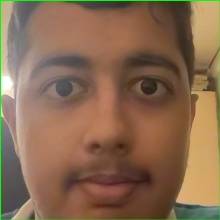
#> input picture Images/jones_gabriel/person.1.1.jpg, 220 x 220 px, found by its file name; its folder holds 4 pictures in this run
$ python face_reco_training.py
#> lines starting #> are read from the running program, lines starting #| are printed output that depends on the picture
from PIL import Image, UnidentifiedImageError
import os
import cv2
import numpy as np

def get_image_data():
    paths = [os.path.join('jones_gabriel', f)
             for f in os.listdir('jones_gabriel')
             if not f.startswith('.')]  # Skip hidden files
    faces = []
    ids = []
    for path in paths:
        try:
            image = Image.open(path).convert('L')
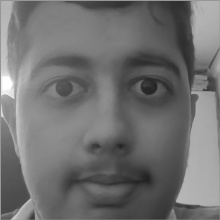
#> image: PIL image 220x220 L; min 33, max 255, mean 112.3
            image_np = np.array(image, 'uint8')
            id = int(path.split('.')[1])

            ids.append(id)
            faces.append(image_np)
        except UnidentifiedImageError:
            print(f"Skipped {path} because it's not a recognized image format.")
            continue  # Skip this file and move on to the next one
#> pass 2 of the loop in get_image_data, `for path in paths:`:
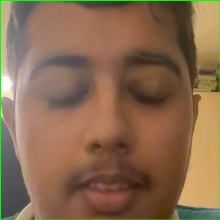
#> input picture Images/jones_gabriel/person.1.10.jpg, 220 x 220 px, found by its file name
#> in get_image_data, `image = Image.open(path).convert('L')`:
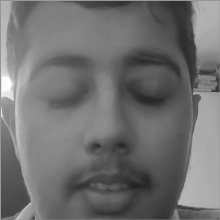
#> image: PIL image 220x220 L; min 32, max 255, mean 112
#> pass 3 of the loop in get_image_data, `for path in paths:`:
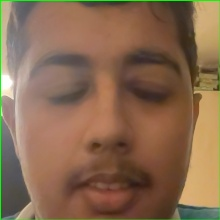
#> input picture Images/jones_gabriel/person.1.11.jpg, 220 x 220 px, found by its file name
#> in get_image_data, `image = Image.open(path).convert('L')`:
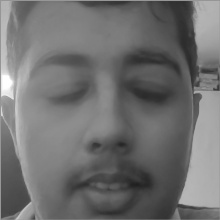
#> image: PIL image 220x220 L; min 31, max 255, mean 111.9
#> the loop made 4 passes; the first 3 are shown

    return np.array(ids), faces


ids, faces = get_image_data()


lbph_classifier = cv2.face.LBPHFaceRecognizer_create()
lbph_classifier.train(faces, ids)
lbph_classifier.write('lbph_classifier.yml')
